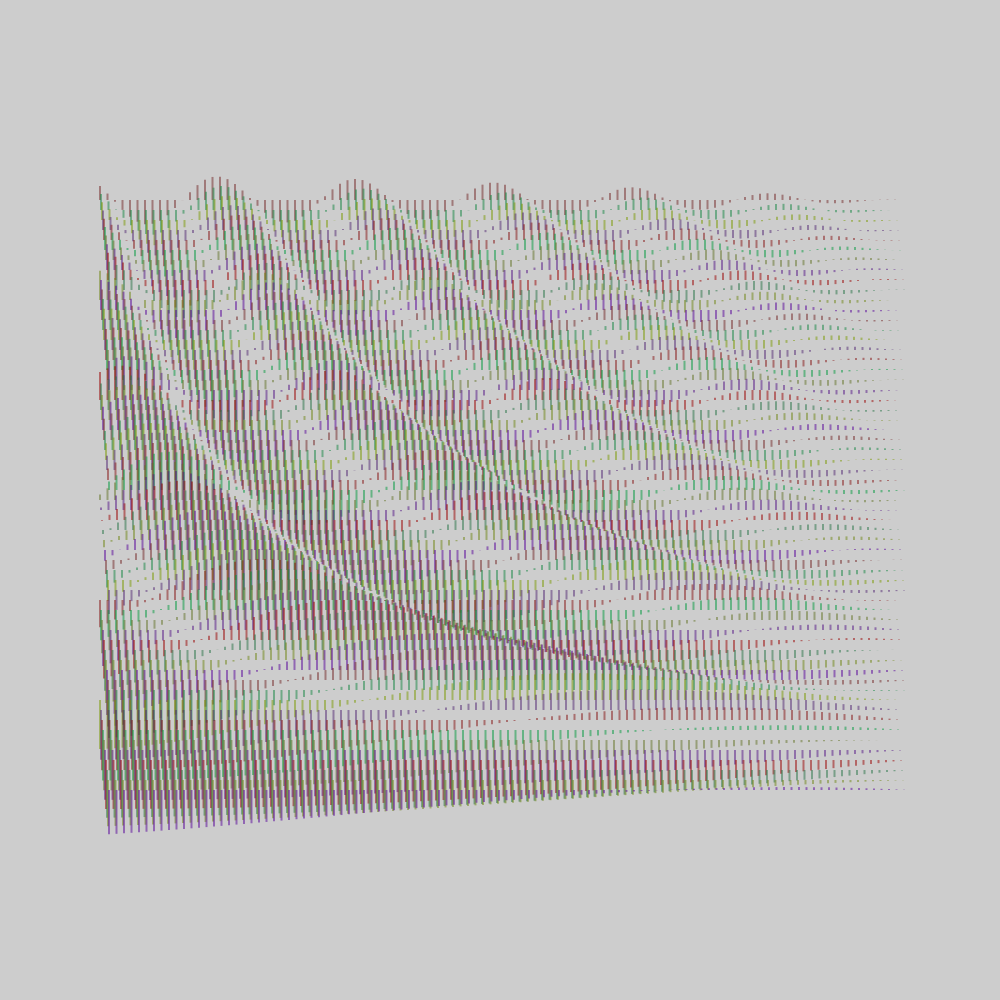
Frame 1 (no input)
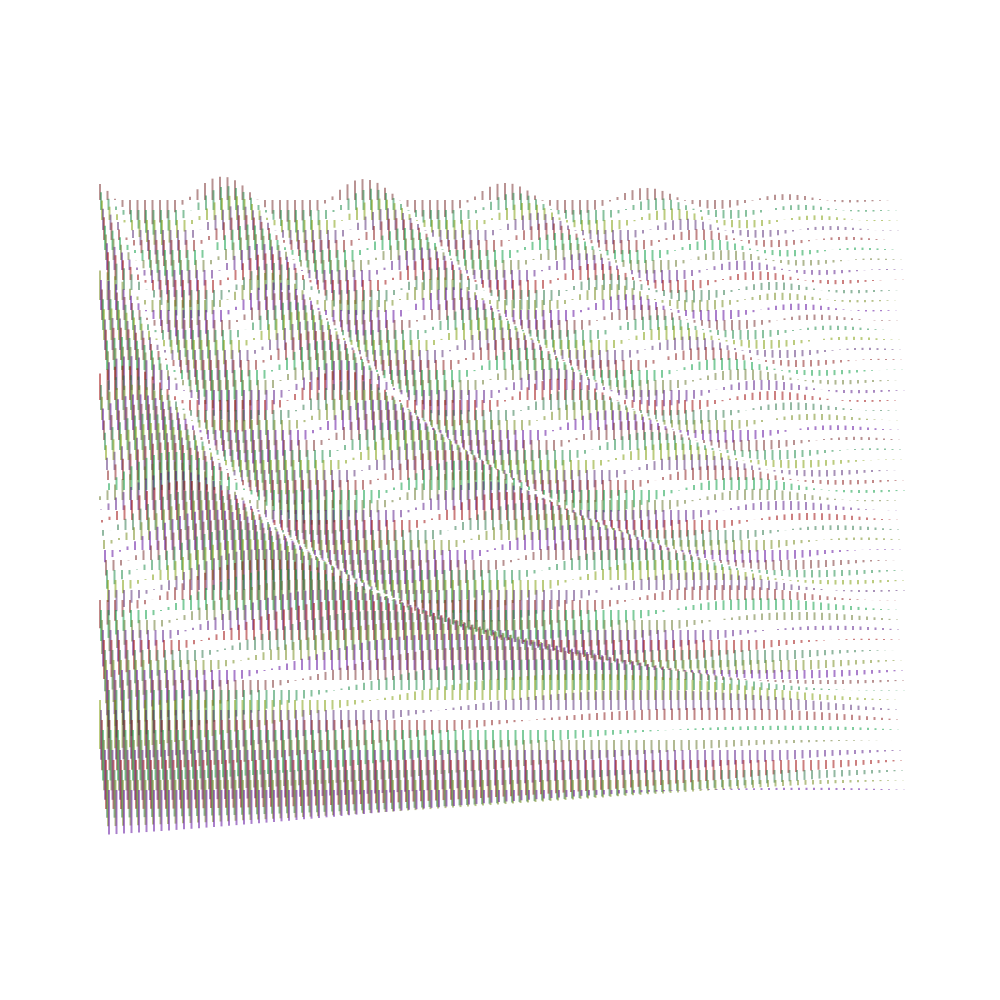
Frame 60 (no input)
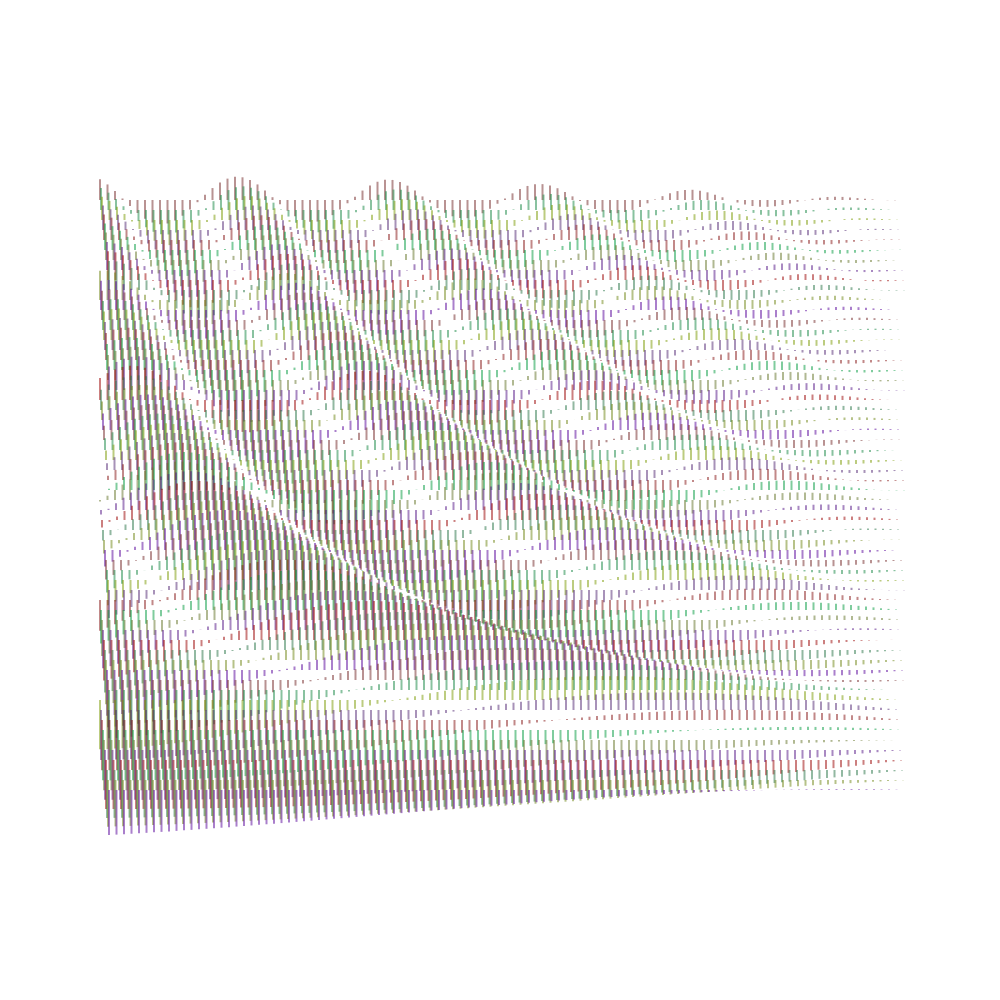
Frame 120 (the mouse pressed at the canvas centre since frame 60)

The p5.js sketch that drew these frames (run headless with seeded random() and noise() and a simulated clock; from frame 60 on, the mouse is pressed at the canvas centre):

// p5.js sketch
// ── sketch.js
let numOfLines = 100;
let colors = [];
function setup() {
  size = min(windowWidth, windowHeight);
  createCanvas(size, size);

  colors = [color(175, 0, 0), color(0, 175, 0), color(115)];
  //noLoop();
}

function draw() {
  translate(0, height / 2);
  scale(1, -1);
  background(205);
  let animSpeed = 1 / 2000;

  let i = 0;
  let w = width * 0.9;
  let h = height * 0.6;
  let n = noise(frameCount * animSpeed);
  let fmin = lerp(1 / 20, 1 / 10000, n + 2 * sin(n));
  let fmax = lerp(1 / 10000, 1 / 20, n - sin(n));
  for (var y = -h / 2; y < h / 2; y += 10) {
    let numOfLines = h / 10;
    let a = lerp(25, 55, y/h + 1/2);
    let f = lerp(fmin, fmax, (y + h/2)/h);
    let ø = PI + 2;
    colorMode(HSL, 100);
    let hues = [0, 40, 20, 76];
    let H = hues[i % 4];
    let S = lerp(50, 100, (i % 3)/2);
    let L = 30;
    let c = color(H, S, L);
    c.setAlpha(50);
    let x = (i % 10)
    drawSine(x, -y, a,f,ø, c);
    let inc = 0.1;
    i += 1;
  }
}

function bellCurve(x){
  let sigma = 100;
  let mu = 1;
  return 1/(sqrt(2 * PI) * sigma) * exp(-sq((x - mu)/sigma))
}

function drawSine(x0, y0, a, f, ø, color) {
  stroke(color);
  strokeWeight(2);
  strokeCap(SQUARE);
  let w = width * 0.9;
  let detail = 120;
  for (var x = width - w; x < w; x += w / detail) {
    let y = lerp(a * sin(x * f + ø), 0, sq(x / w));
    line(x + x0, y0, x + x0, y + y0);
  }
}

function drawFunc(x0, y0, func, color) {
  color.setAlpha(50);
  stroke(color);
  strokeWeight(2);
  strokeCap(SQUARE);
  let w = width * 0.9;
  let detail = 120;
  for (var x = width - w; x < w; x += w / detail) {
    let y = func(x);
    line(x + x0, y0, x + x0, y + y0);
  }
}
